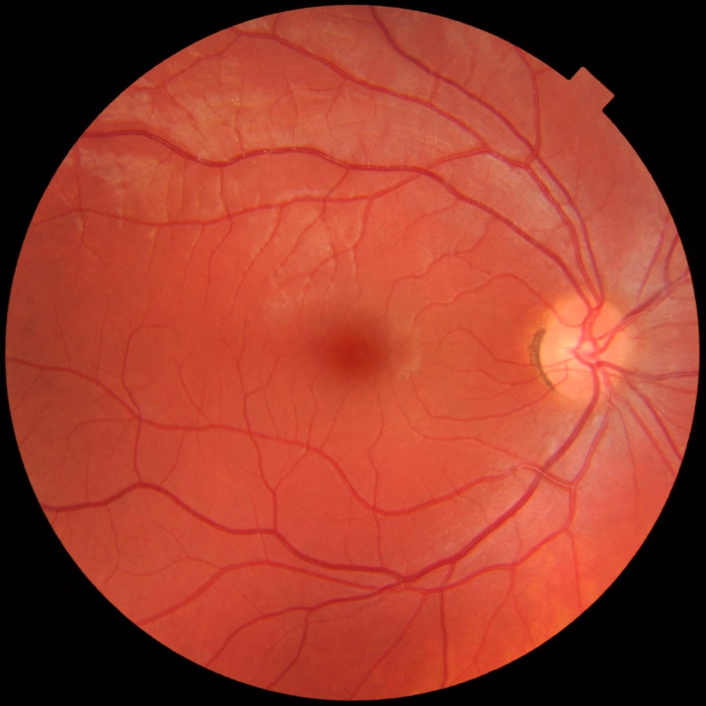
#> input picture samples/normal_right_eye.jpg, 1411 x 1411 px (shown at 1/2 size)
$ python -i stage0_gate.py   (imports and definitions only)   (older library calls are emulated)
#> lines starting #> are read from the running program, lines starting #| are printed output that depends on the picture; after the words box and inside, x2 and y2 are one past the last pixel; in counts of white or black regions, pixels touching at a corner belong together
#> further down, picture is the input picture: shape (1411, 1411, 3); mean B, G, R 44.5, 60.8, 154.9
"""Stage 0 — input gate and image quality.

Decides three things before any diagnostic model runs: is this a fundus
photograph, is it gradable, and does it need enhancement. It is the direct
answer to the problem statement's line about variable image quality from
portable cameras.

    image -> modality check -> FOV mask + crop -> quality features -> enhancement
                 |                                       |
             reject: not retinal                 retake: reason shown to operator

The modality classifier is an EfficientNet-B0 gate that was pre-registered and
scored once on a held-out set (fundus false-rejection 0.67%, dermoscopy
acceptance 0.17%). Its threshold is locked; see GATE_THRESHOLD.
"""

from __future__ import annotations

import threading
import time

import cv2
import numpy as np

from backend.venus.config import GATE_WEIGHTS, QUALITY_WEIGHTS, WORK_SIZE
from backend.venus.imaging import clahe

# Locked 2026-09-02 on a selection split under a 0.5% false-rejection target,
# then the held-out set was scored exactly once. Not tuned since.
GATE_THRESHOLD = 0.987005
GATE_CLASSES = ["fundus", "dermoscopy", "face", "sclera", "other"]
GATE_SIZE = 224

# Hard limits on the handcrafted quality features. Fixed from the distribution
# of public "good" fundus images (percentile-based), not on any test image.
QUALITY_LIMITS = {
    "sharpness_reject": 6.0,        # variance of Laplacian on green inside FOV
    "sharpness_usable": 14.0,
    "illumination_reject": 0.28,    # periphery/centre luminance ratio
    "illumination_usable": 0.45,
    "saturated_reject": 0.12,       # fraction of FOV pixels saturated
    "saturated_usable": 0.05,
    "dark_reject": 0.55,            # fraction of FOV pixels near-black
    "dark_usable": 0.35,
    "coverage_reject": 0.30,        # FOV area / image area
    "circularity_reject": 0.55,
}

_gate_model = None
_gate_lock = threading.Lock()
_gate_error: str | None = None
_quality_model = None
_quality_error: str | None = None
QUALITY_SIZE = 256
QUALITY_CLASSES = ["good", "usable", "reject"]


# ---------------------------------------------------------------- modality --

# [32 lines left out: functions _build_gate, load_gate, not called in this run]


def gate_status() -> dict:
    return {"loaded": _gate_model is not None, "error": _gate_error, "threshold": GATE_THRESHOLD}


# [56 lines left out: functions modality_check, load_quality, not called in this run]


def quality_status() -> dict:
    return {"loaded": _quality_model is not None, "error": _quality_error}


# [7 lines left out: function quality_cnn_probabilities, not called in this run]


# --------------------------------------------------------------------- FOV --

def fov_mask(image_bgr: np.ndarray) -> np.ndarray:
    """Circular field-of-view mask: Otsu on the red channel, largest component."""
    red = image_bgr[:, :, 2]
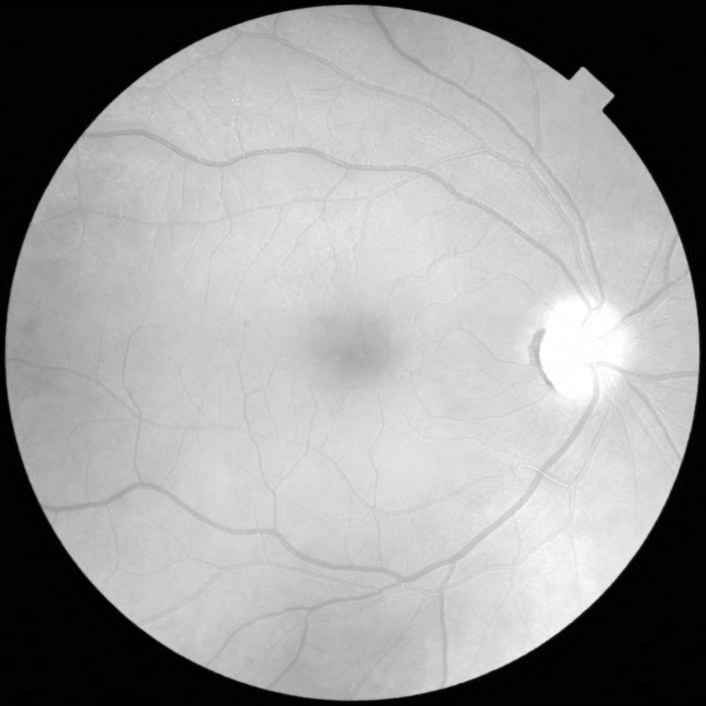
#> red: shape (1411, 1411) (shown at 1/2 size); min 0, max 255, mean 154.9
    blurred = cv2.GaussianBlur(red, (0, 0), 3)
    _, mask = cv2.threshold(blurred, 0, 255, cv2.THRESH_BINARY + cv2.THRESH_OTSU)
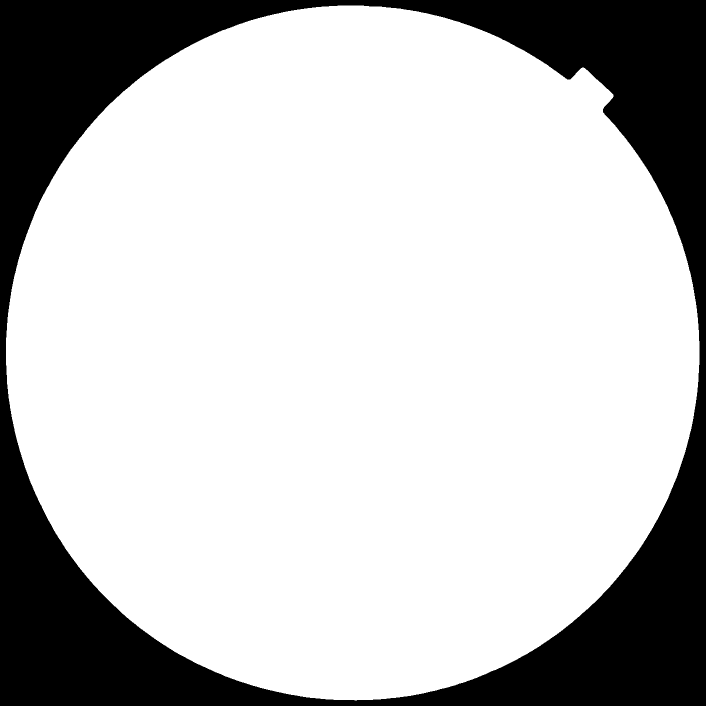
#> mask: shape (1411, 1411) (shown at 1/2 size); 76.3% white; 1 black region, box (x1, y1, x2, y2) and area: (0, 0, 1411, 1411) 471669
    # A very dark surround can pull Otsu too high; fall back to a fixed floor.
    if mask.mean() < 25:
        _, mask = cv2.threshold(blurred, 12, 255, cv2.THRESH_BINARY)
    count, labels, stats, _ = cv2.connectedComponentsWithStats(mask, connectivity=8)
#> count = 2; stats = [[0, 0, 1411, 1411, 471669], [12, 11, 1387, 1390, 1519252]]
    if count > 1:
        largest = 1 + int(np.argmax(stats[1:, cv2.CC_STAT_AREA]))
#> largest = 1
        mask = np.where(labels == largest, 255, 0).astype(np.uint8)
    mask = cv2.morphologyEx(mask, cv2.MORPH_CLOSE, np.ones((15, 15), np.uint8))
#> mask: shape (1411, 1411); 76.3% white; 1 black region
    # Convex hull of the largest component: fills holes (dark macula, lesions)
    # and smooths the jagged edge a dark, vignetted periphery leaves behind.
    contours, _ = cv2.findContours(mask, cv2.RETR_EXTERNAL, cv2.CHAIN_APPROX_SIMPLE)
#> contours = 1 contour; box (x1, y1, x2, y2) and area: (12, 11, 1399, 1401) 1517330
    filled = np.zeros_like(mask)
    if contours:
        hull = cv2.convexHull(max(contours, key=cv2.contourArea))
#> hull = contour of 203 points, box (x1, y1, x2, y2) (12, 11, 1399, 1401), area 1524580
        cv2.drawContours(filled, [hull], -1, 255, thickness=-1)
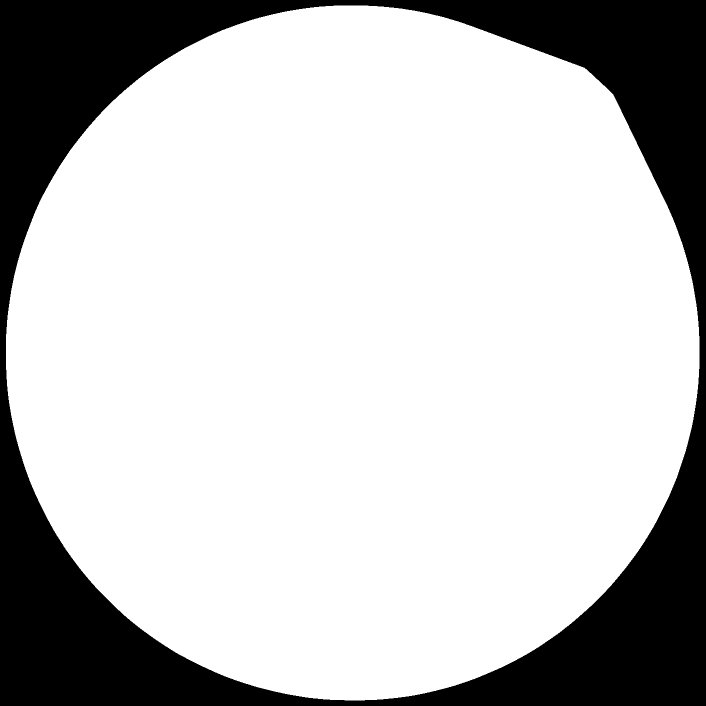
#> filled: shape (1411, 1411) (shown at 1/2 size); 76.7% white; 1 black region
        return filled
    return mask


def normalise_fov(image_bgr: np.ndarray, size: int = WORK_SIZE):
    """Crop to the FOV bounding box, pad to square, resize to `size`.

    Returns (image, mask, geometry). geometry carries what the quality features
    need: coverage and circularity of the mask before resizing.
    """
    mask = fov_mask(image_bgr)
    h, w = mask.shape
#> h = 1411; w = 1411
    coords = cv2.findNonZero(mask)
#> coords = contour of 1526580 points, box (x1, y1, x2, y2) (12, 11, 1399, 1401), area 13974
    if coords is None:
        raise ValueError("No field of view could be found in the image.")
    x, y, bw, bh = cv2.boundingRect(coords)
#> x = 12; y = 11; bw = 1387; bh = 1390
    area = float(cv2.countNonZero(mask))
#> area = 1526580
    perimeter = 0.0
    contours, _ = cv2.findContours(mask, cv2.RETR_EXTERNAL, cv2.CHAIN_APPROX_SIMPLE)
#> contours = 1 contour; box (x1, y1, x2, y2) and area: (12, 11, 1399, 1401) 1524586
    if contours:
        perimeter = float(cv2.arcLength(max(contours, key=cv2.contourArea), True))
#> perimeter = 4633.8
    circularity = float(4 * np.pi * area / (perimeter ** 2)) if perimeter > 0 else 0.0
#> circularity = 0.893
    coverage = area / float(h * w)
#> coverage = 0.767

    crop = image_bgr[y:y + bh, x:x + bw]
    crop_mask = mask[y:y + bh, x:x + bw]
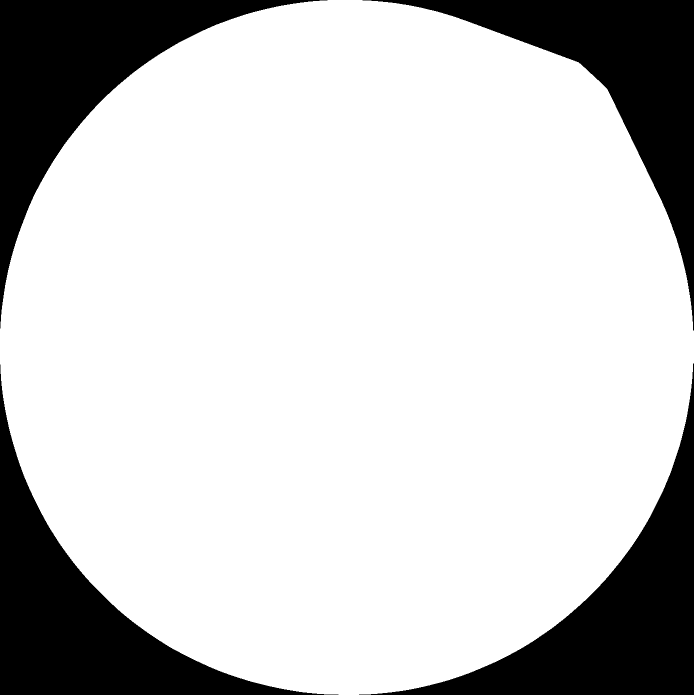
#> crop_mask: shape (1390, 1387) (shown at 1/2 size); 79.2% white; 4 black regions, box (x1, y1, x2, y2) and area: (718, 727, 1387, 1390) 102729, (0, 729, 677, 1390) 102638, (0, 0, 655, 657) 102281, (725, 0, 1387, 661) 93702
    side = max(bw, bh)
#> side = 1390
    canvas = np.zeros((side, side, 3), np.uint8)
    canvas_mask = np.zeros((side, side), np.uint8)
    oy, ox = (side - bh) // 2, (side - bw) // 2
#> oy = 0; ox = 1
    canvas[oy:oy + bh, ox:ox + bw] = crop
    canvas_mask[oy:oy + bh, ox:ox + bw] = crop_mask
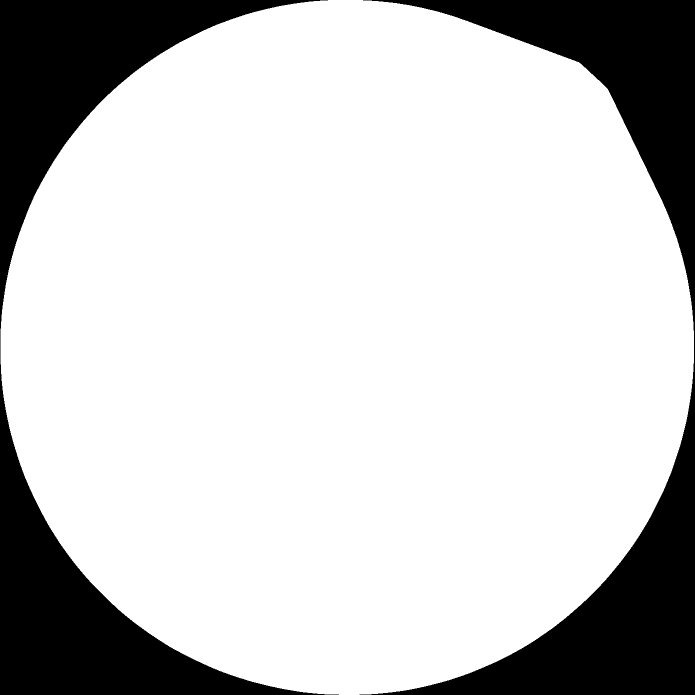
#> canvas_mask: shape (1390, 1390) (shown at 1/2 size); 79% white; 2 black regions, box (x1, y1, x2, y2) and area: (0, 0, 678, 1390) 206309, (719, 0, 1390, 1390) 199211
    image = cv2.resize(canvas, (size, size), interpolation=cv2.INTER_AREA)
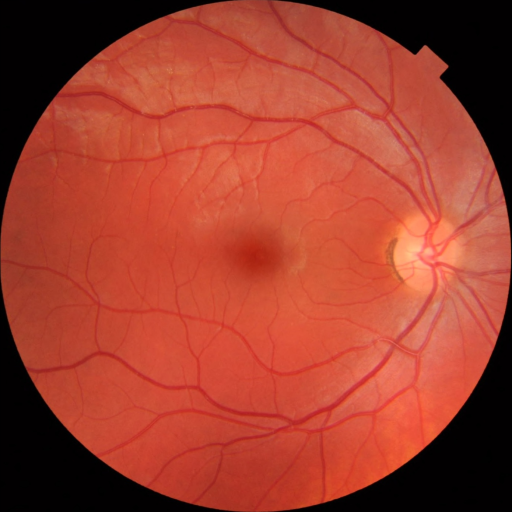
#> image: shape (512, 512, 3); mean B, G, R 45.8, 62.7, 159.5
    out_mask = cv2.resize(canvas_mask, (size, size), interpolation=cv2.INTER_NEAREST)
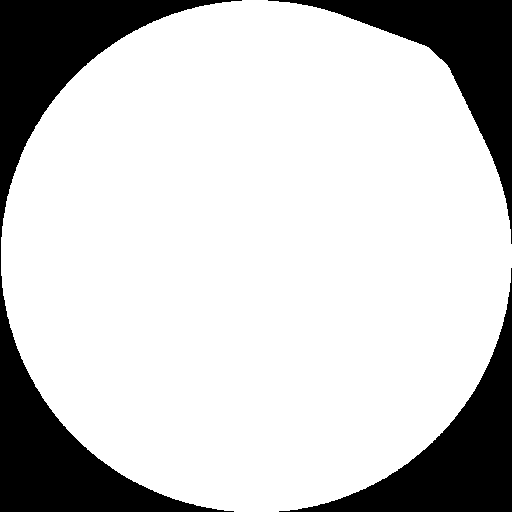
#> out_mask: shape (512, 512); 79% white; 3 black regions, box (x1, y1, x2, y2) and area: (0, 0, 242, 512) 28233, (279, 268, 512, 512) 13865, (268, 0, 512, 244) 12887
    geometry = {
        "bbox": [int(x), int(y), int(bw), int(bh)],
        "pad": [int(oy), int(ox), int(side)],
        "coverage": round(coverage, 4),
        "circularity": round(min(circularity, 1.0), 4),
        "source_size": [int(w), int(h)],
        "size": int(size),
    }
#> geometry = {'bbox': [12, 11, 1387, 1390], 'pad': [0, 1, 1390], 'coverage': 0.767, 'circularity': 0.893, 'source_size': [1411, 1411], 'size': 512}
    return image, out_mask, geometry


# [208 lines left out: functions warp_like, quality_features, quality_label, enhance, run, not called in this run]

>>> import cv2
>>> picture = cv2.imread('../../samples/normal_right_eye.jpg')
>>> result = normalise_fov(picture)
